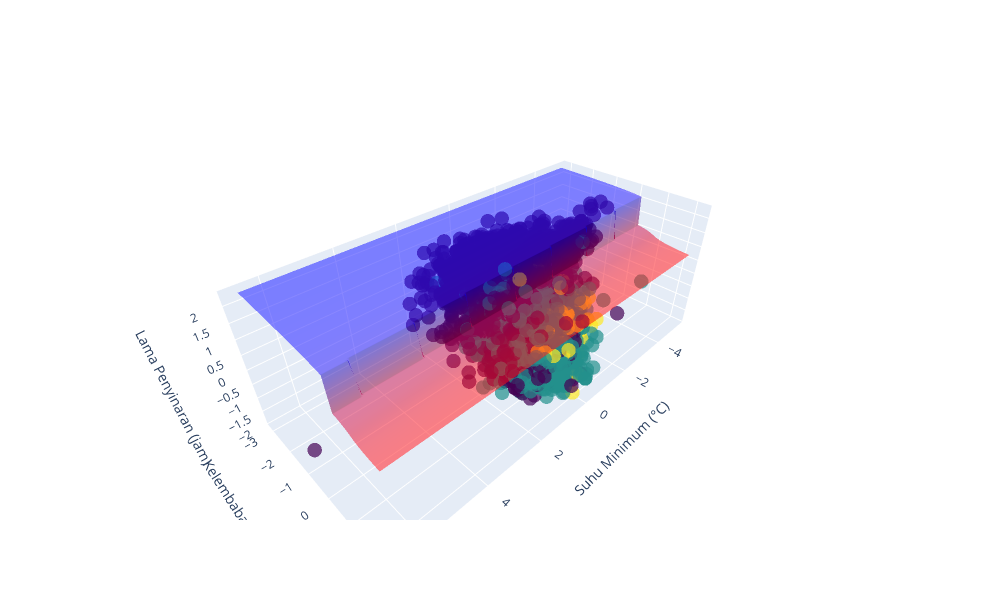

Notebook code cell kept with this figure:
### Code cell
# Scatter plot for the training data
fig = go.Figure()

# Menambahkan data asli dalam bentuk scatter 3D
fig.add_trace(go.Scatter3d(x=X_scaled[:, 0], y=X_scaled[:, 1], z=X_scaled[:, 2], 
                           mode='markers',
                           marker=dict(size=5, color=y.ravel(), opacity=0.7, colorscale='Viridis'),
                           name='Data Training'))

# Menambahkan surface plot untuk decision boundary
fig.add_trace(go.Surface(z=z_grid, x=x_grid, y=y_grid, opacity=0.5, colorscale='Bluered_r', showscale=False))

# Menentukan layout untuk axis dan tampilan
fig.update_layout(scene=dict(xaxis_title='Suhu Minimum (°C)',
                             yaxis_title='Kelembaban Rata-rata (%)',
                             zaxis_title='Lama Penyinaran (jam)'),
                 width=1000, height=600)

# Menampilkan grafik
fig.show()

### Figure 1 — Plotly figure (JSON) as saved in the notebook; plotly's stock layout.template omitted (floating-point values rounded to 4 significant figures; data arrays with more than 128 entries replaced by an {"elided": "..."} marker saying what was removed)
{"data": [{"marker": {"color": {"elided": "3634 int values"}, "colorscale": [[0, "#440154"], [0.1111, "#482878"], [0.2222, "#3e4989"], [0.3333, "#31688e"], [0.4444, "#26828e"], [0.5556, "#1f9e89"], [0.6667, "#35b779"], [0.7778, "#6ece58"], [0.8889, "#b5de2b"], [1, "#fde725"]], "opacity": 0.7, "size": 5}, "mode": "markers", "name": "Data Training", "type": "scatter3d", "x": {"elided": "3634 float values"}, "y": {"elided": "3634 float values"}, "z": {"elided": "3634 float values"}}, {"colorscale": [[0, "rgb(255,0,0)"], [1, "rgb(0,0,255)"]], "opacity": 0.5, "showscale": false, "type": "surface", "x": {"elided": "100x100 float values"}, "y": {"elided": "100x100 float values"}, "z": {"elided": "100x100 float values"}}], "layout": {"height": 600, "scene": {"xaxis": {"title": {"text": "Suhu Minimum (°C)"}}, "yaxis": {"title": {"text": "Kelembaban Rata-rata (%)"}}, "zaxis": {"title": {"text": "Lama Penyinaran (jam)"}}}, "width": 1000}}
